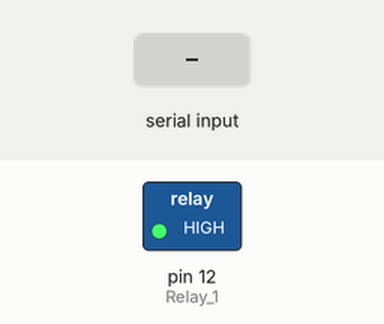
The sketch below on a simulated Arduino Uno, built with avr-gcc and run on an emulated ATmega328P. On the bench: switched loads named in the sketch (green lamp = pin HIGH). The test bench sets the inputs (shaded band).

Above: at 1.2 s.
1.3 s: "1" received over Serial
At 2.0 s:
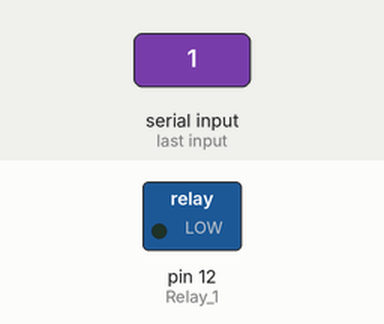
2.8 s: "0" received over Serial
At 3.1 s:
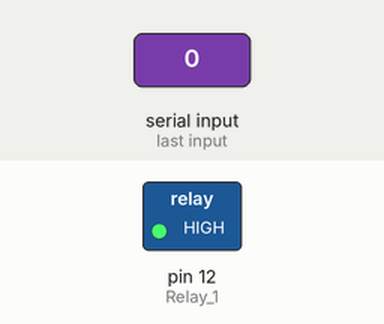
Timing chart, 0 to 5.8 s (numbered marks = the images above; inputs shaded):
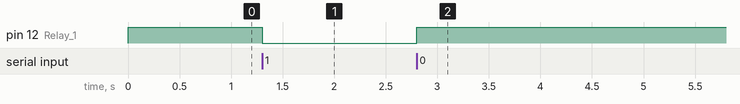

The sketch:

UNO_Relay.ino
```cpp
#define Relay_1 12

void setup() {

  Serial.begin(115200);

  pinMode(Relay_1, OUTPUT);

  digitalWrite(Relay_1, HIGH);

}

void loop() {

  if (Serial.available()) {

    char inChar = Serial.read();

    // Serial.print(inChar);

    if (inChar == '1') {

      digitalWrite(Relay_1, LOW);
    }
    else if (inChar == '0') {

      digitalWrite(Relay_1, HIGH);
    }
  }

}

// void loop() {

//   if (Serial.available()) {

//     int getdata = Serial.parseInt();

//     Serial.print(getdata);
//     if (getdata != 0)
//     {
//       if (getdata > 100) {
//       digitalWrite(Relay_1, LOW);
//       }
//       else if (getdata <= 10) {

//       digitalWrite(Relay_1, HIGH);
//     }
//     }

//   }

// }
```

Measured:
- after the input at 1.3 s, pin 12 (Relay_1): HIGH → LOW at once
- after the input at 2.8 s, pin 12 (Relay_1): LOW → HIGH at once
